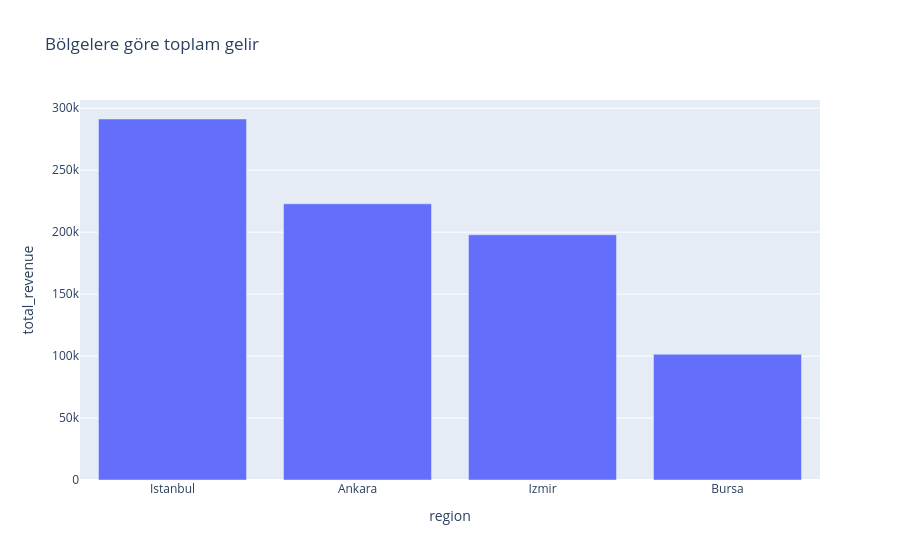

The code cell stored with this chart in its notebook:
### Code cell
fig1= px.bar(
    data_frame=region_sales,
    x="region",
    y="total_revenue",
    title="Bölgelere göre toplam gelir"
)
fig1.show()

### Figure 1 — Plotly figure (JSON) as saved in the notebook; plotly's stock layout.template omitted (floating-point values rounded to 4 significant figures)
{"data": [{"hovertemplate": "region=%{x}<br>total_revenue=%{y}<extra></extra>", "legendgroup": "", "marker": {"color": "#636efa", "pattern": {"shape": ""}}, "name": "", "orientation": "v", "showlegend": false, "textposition": "auto", "type": "bar", "x": ["Istanbul", "Ankara", "Izmir", "Bursa"], "xaxis": "x", "y": [291300.0, 222900.0, 197900.0, 101400.0], "yaxis": "y"}], "layout": {"barmode": "relative", "legend": {"tracegroupgap": 0}, "title": {"text": "Bölgelere göre toplam gelir"}, "xaxis": {"anchor": "y", "domain": [0, 1], "title": {"text": "region"}}, "yaxis": {"anchor": "x", "domain": [0, 1], "title": {"text": "total_revenue"}}}}
